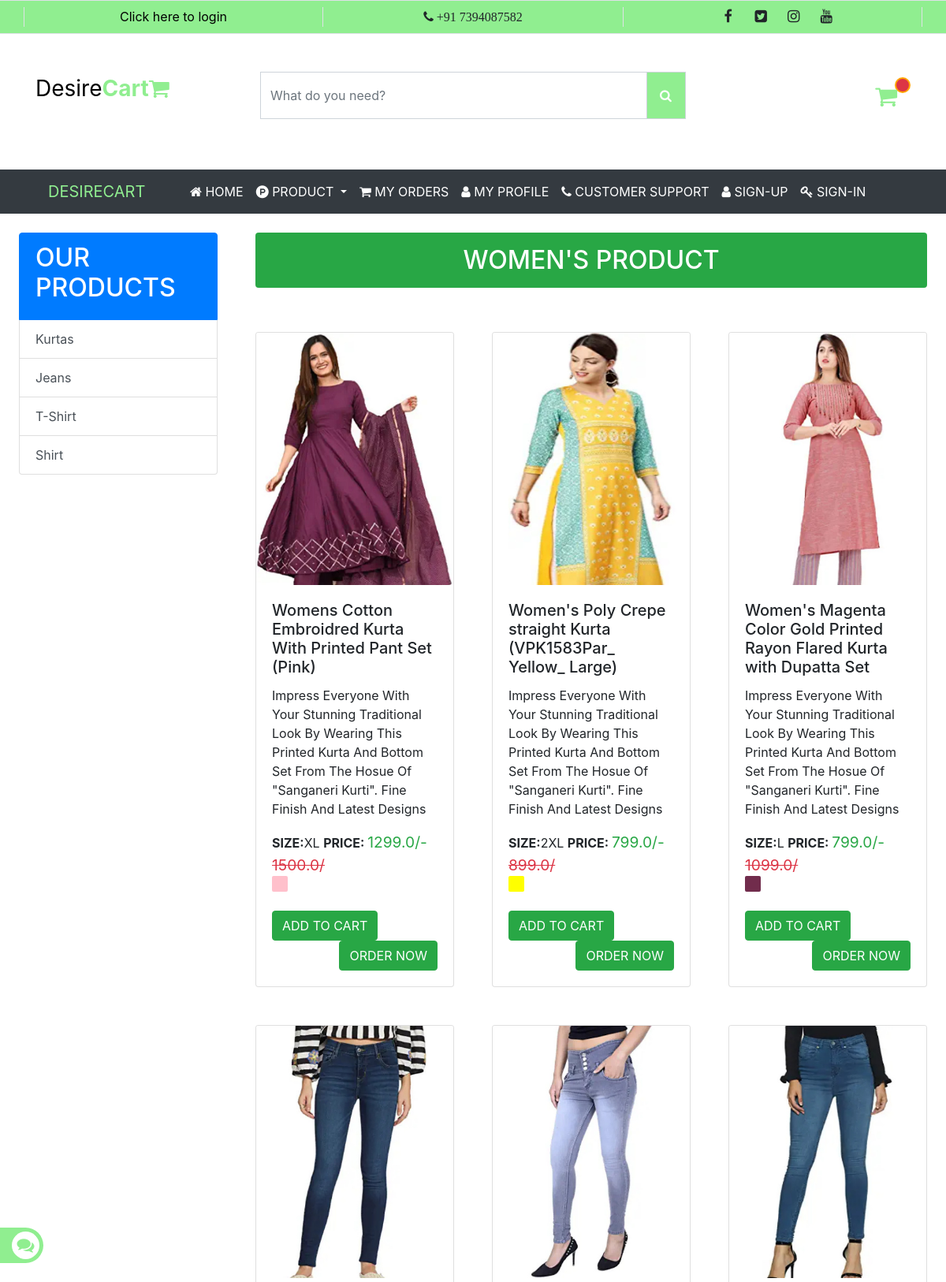
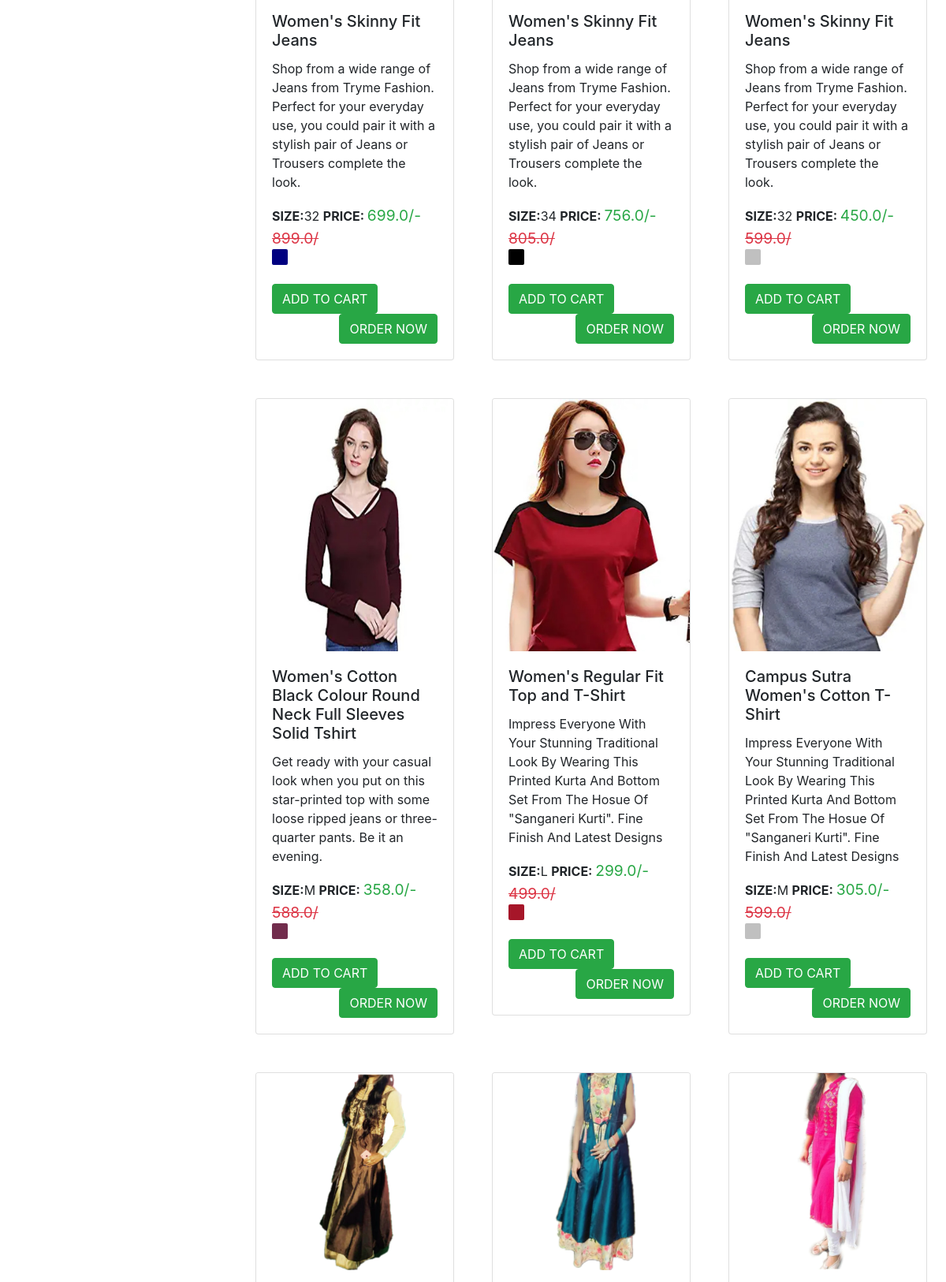
/user/womensproduct/ (upper part), run on the app's committed database (2 pictures, top to bottom).
### user/models.py (models this page shows, shortened)
class subcategory(models.Model):
    id=models.AutoField
    name=models.CharField(max_length=70)
    date=models.DateField()

class product(models.Model):
    id=models.AutoField
    category=models.CharField(max_length=30)
    subcategory=models.ForeignKey(subcategory,on_delete=models.CASCADE)
    name=models.CharField(max_length=110)
    price=models.FloatField()
    disprice=models.FloatField()
    size=models.CharField(max_length=15)
    color=models.CharField(max_length=35)
    description=models.CharField(max_length=350)
    ppic=models.ImageField(upload_to="static/images/",default="");
    date=models.DateField()

### user/views.py (the view)
# urls.py: path('womensproduct/',views.wproduct),
def wproduct(request):
    noofitemsincart = ""
    a = request.GET.get('msg')
    if a == None:
        pdata = product.objects.filter(category='Womens')
    else:
        pdata = product.objects.filter(category='Womens', subcategory=a)
    scat = subcategory.objects.all().order_by('-id')
    if request.user.is_authenticated:
        uname=request.user
        noofitemsincart=addtocart.objects.filter(userid=uname,status=True).count()
    return render(request, 'user/wproduct.html',{"data":pdata,"subcat":scat,"cart":noofitemsincart})

### templates/user/wproduct.html (shortened to what this page needs)
{% extends 'base.html' %}
{% block content %}
{% load static %}
<div class="col-sm-3 p-4">
    <div class="list-group">
  <a href="#" class="list-group-item list-group-item-action active">
      <h2>OUR PRODUCTS</h2>
  </a>
        {% if subcat %}
        {% for r in subcat %}
  <a href="/user/womensproduct?msg={{r.id}}" class="list-group-item list-group-item-action">{{r.name}}</a>
 {% endfor %}
        {% else %}
        <div class="alert alert-danger text-center">No Record Found..</div>
{% endif %}
</div>
</div>
<div class="col-sm-9">
    <div class="row p-4 ">
        <div class="col-sm-12 bg-success rounded p-3  text-center text-white h2">
            WOMEN'S PRODUCT
        </div>
    </div>
    <div class="row">
        <div class="container">
            <div class="row">
                {% if data %}
                {% for r in data %}
                <div class="col-sm-4">
                    <div class="row p-4">
                        <div class="card">
  <img src="/{{r.ppic}}" class="card-img-top" alt="...">
  <div class="card-body">
    <h5 class="card-title">{{r.name}}</h5>
    <p class="card-text">{{r.description}}</p>
      <b>SIZE:</b>{{r.size}} <b>PRICE: </b><big class="text-success">{{r.disprice}}/- <s class="text-danger"> {{r.price}}/</s></big><br>
       <div style="background:{{r.color}};border-radius:2px;height:20px;width:20px;"></div><br>
    <a href="/user/signin/?pid={{r.id}}&page=cart" target="_blank" class="btn btn-success text-white nikkuchikkubtn float-left">ADD TO CART</a>
    <a href="/user/viewproduct/?pid={{r.id}}" class="btn btn-success text-white nikkuchikkubtn float-right">ORDER NOW</a>
  </div>
</div>
                    </div>
                </div>
                {% endfor %}
                {% endif %}
            </div>
        </div>
    </div>
</div>
{% endblock %}

### data on the page
subcategory: name "Kurtas"
subcategory: name "Jeans"
subcategory: name "T-Shirt"
subcategory: name "Shirt"
product: ppic (picture), name "Womens Cotton Embroidred Kurta With Printed Pant Set (Pink)", description "Impress Everyone With Your Stunning Traditional Look By Wearing This Printed Kurta And Bottom Set From The Hosue Of \"Sanganeri Kurti\". Fine Finish And Latest Designs", size "XL", disprice "1299.0", price "1500.0"
product: ppic (picture), name "Women's Poly Crepe straight Kurta (VPK1583Par_ Yellow_ Large)", description "Impress Everyone With Your Stunning Traditional Look By Wearing This Printed Kurta And Bottom Set From The Hosue Of \"Sanganeri Kurti\". Fine Finish And Latest Designs", size "2XL", disprice "799.0", price "899.0"
product: ppic (picture), name "Women's Magenta Color Gold Printed Rayon Flared Kurta with Dupatta Set", description "Impress Everyone With Your Stunning Traditional Look By Wearing This Printed Kurta And Bottom Set From The Hosue Of \"Sanganeri Kurti\". Fine Finish And Latest Designs", size "L", disprice "799.0", price "1099.0"
product: ppic (picture), name "Women's Skinny Fit Jeans", description "Shop from a wide range of Jeans from Tryme Fashion. Perfect for your everyday use, you could pair it with a stylish pair of Jeans or Trousers complete the look.", size "32", disprice "699.0", price "899.0"
product: ppic (picture), name "Women's Skinny Fit Jeans", description "Shop from a wide range of Jeans from Tryme Fashion. Perfect for your everyday use, you could pair it with a stylish pair of Jeans or Trousers complete the look.", size "34", disprice "756.0", price "805.0"
product: ppic (picture), name "Women's Skinny Fit Jeans", description "Shop from a wide range of Jeans from Tryme Fashion. Perfect for your everyday use, you could pair it with a stylish pair of Jeans or Trousers complete the look.", size "32", disprice "450.0", price "599.0"
product: ppic (picture), name "Women's Cotton Black Colour Round Neck Full Sleeves Solid Tshirt", description "Get ready with your casual look when you put on this star-printed top with some loose ripped jeans or three-quarter pants. Be it an evening.", size "M", disprice "358.0", price "588.0"
product: ppic (picture), name "Women's Regular Fit Top and T-Shirt", description "Impress Everyone With Your Stunning Traditional Look By Wearing This Printed Kurta And Bottom Set From The Hosue Of \"Sanganeri Kurti\". Fine Finish And Latest Designs", size "L", disprice "299.0", price "499.0"
product: ppic (picture), name "Campus Sutra Women's Cotton T-Shirt", description "Impress Everyone With Your Stunning Traditional Look By Wearing This Printed Kurta And Bottom Set From The Hosue Of \"Sanganeri Kurti\". Fine Finish And Latest Designs", size "M", disprice "305.0", price "599.0"
product: ppic (picture)
product: ppic (picture)
product: ppic (picture)
